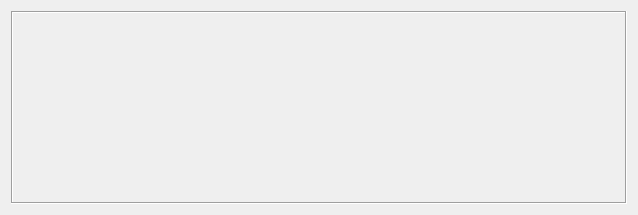
<?xml version="1.0" encoding="UTF-8"?>
<ui version="4.0">
 <class>BlankDialog_q</class>
 <widget class="QWidget" name="BlankDialog_q">
  <property name="geometry">
   <rect>
    <x>0</x>
    <y>0</y>
    <width>638</width>
    <height>215</height>
   </rect>
  </property>
  <property name="windowTitle">
   <string/>
  </property>
  <layout class="QGridLayout" name="gridLayout">
   <item row="0" column="0">
    <widget class="QFrame" name="frame7">
     <property name="frameShape">
      <enum>QFrame::Shape::Box</enum>
     </property>
     <property name="frameShadow">
      <enum>QFrame::Shadow::Sunken</enum>
     </property>
     <layout class="QGridLayout"/>
    </widget>
   </item>
  </layout>
 </widget>
 <resources>
  <include location="MainRes.qrc"/>
 </resources>
 <connections/>
</ui>
